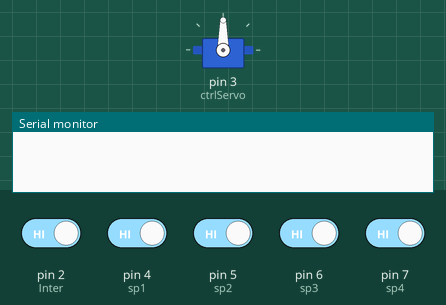
This sketch was run on a simulated Arduino Uno, built with avr-gcc and run on an emulated ATmega328P. Shown: servo, the last lines printed to the serial monitor. The inputs (shaded band) are chosen by the test bench; at power-on: pin 2 (Inter), pin 4 (sp1), pin 5 (sp2), pin 6 (sp3), pin 7 (sp4) HIGH.

Above: at 2.8 s.
2.9 s: pin 2 (Inter) driven LOW and pin 4 (sp1) driven LOW
At 3.05 s:
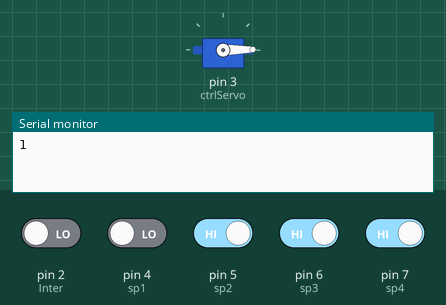
At 4.95 s:
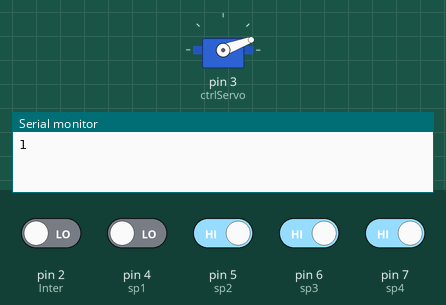
5.9 s: pin 2 (Inter) driven HIGH and pin 4 (sp1) driven HIGH and pin 5 (sp2) driven LOW and pin 6 (sp3) driven LOW and pin 7 (sp4) driven LOW
At 13.46 s:
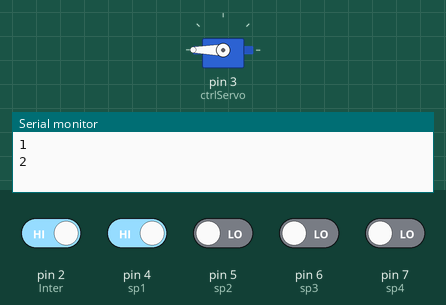
Timing chart, 0 to 20.9 s (numbered marks = the images above; inputs shaded):
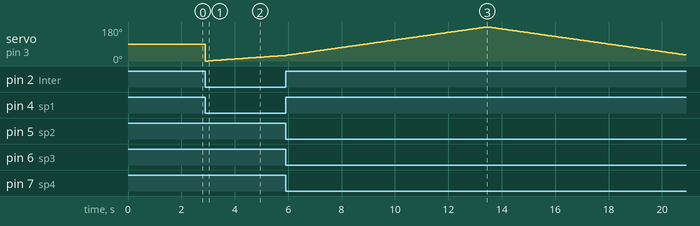

The sketch:

powerful_blad1.ino
```cpp
#include <Servo.h>

// C++ code
//
int sp1=4;
int sp2=5;
int sp3=6;
int sp4=7;
Servo ctrlServo;
int Button =0;
int delayTime =0;
bool Mode =0;
int Inter=2;


void getButton() {
  delay(50); // Simple debounce
  if (digitalRead(sp1) == 0)
    Button = 1;
   else if (digitalRead(sp2) == 0)
    Button = 2;
  else if (digitalRead(sp3) == 0)
    Button = 3;
   else if (digitalRead(sp4) == 0)
    Button = 4;


  delayTime = speedOption();
  Serial.println(Button);
}


int speedOption()
{
  switch(Button){
    case 1:
  		Mode=1;
  		return 100;
    case 2:
  		Mode=1;
  		return 50;
    case 3:
  		Mode=1;
  		return 25;
    case 4:
  		Mode=1;
    	return 5;

    default:

  		return 0;
  }

}
void setup()
{
  Serial.begin(9600);
  ctrlServo.attach(3);
  pinMode(Inter,INPUT_PULLUP);
  pinMode(4,INPUT_PULLUP);
  pinMode(5,INPUT_PULLUP);
  pinMode(6,INPUT_PULLUP);
  pinMode(7,INPUT_PULLUP);
  attachInterrupt(digitalPinToInterrupt(Inter),getButton, CHANGE);
}

void loop()
{
  if (Mode ==1){
    for(int pos=0; pos<=180;pos++){
      ctrlServo.write(pos);
      delay(delayTime);
    }
    for(int pos=180; pos>=0;pos--){
      ctrlServo.write(pos);
      delay(delayTime);
    }
  }
}
```

Measured:
- after the input at 2.9 s, servo on pin 3 (ctrlServo): 90° → 0° at once, → 1° 0.10 s later, → 2° 0.10 s later, → 3° 0.10 s later, … (30 changes in this stretch)
